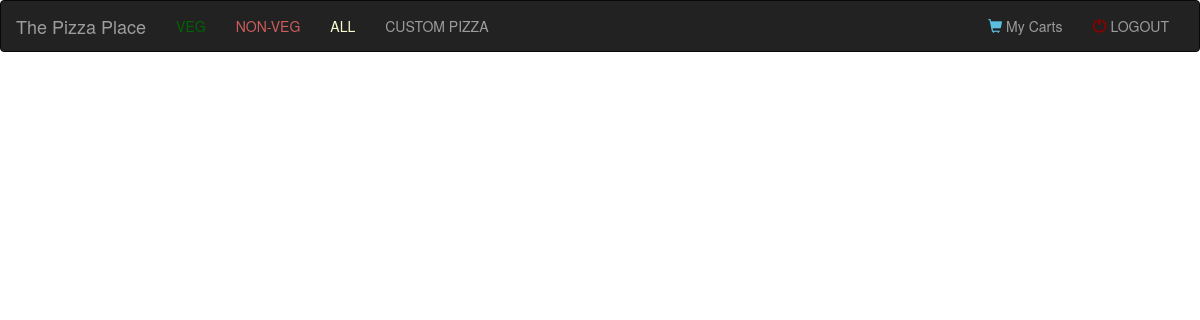
Before: /ordersite/orderhistory/ (signed in) with the older database file.
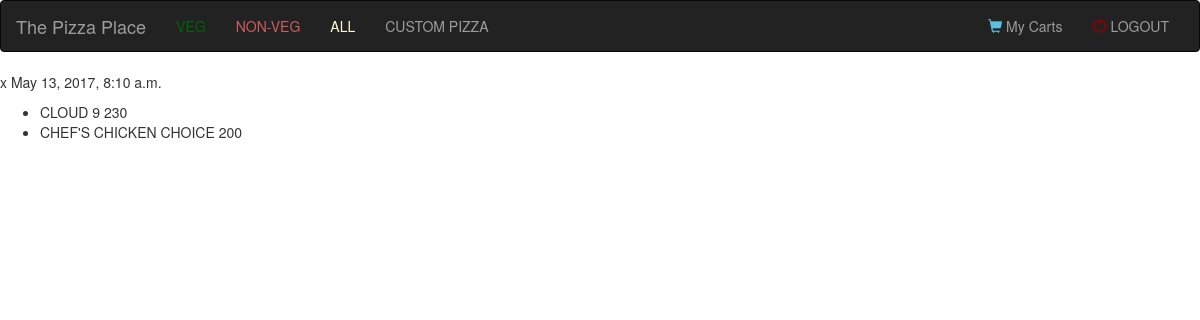
After: the same page with the newer database file.
### ordersite/models.py (models this page shows, shortened)
class Cart(models.Model):
    customer = models.ForeignKey(Customer)
    pizzas = models.ManyToManyField(Pizza, blank=True)
    last_modified = models.DateTimeField(auto_now=True)

class Pizza(models.Model):
    name = models.CharField(max_length=50,blank=False)
    cost = models.IntegerField(blank=True, default=0)
    toppings = models.ManyToManyField(Topping, blank=True)
    vegetarian = models.BooleanField(blank=True, default=True)
    custom = models.BooleanField(default=True)
    customer = models.ForeignKey(Customer, null=True)

### ordersite/views.py (the view)
class Orderhistory(View):
    def get(self, request, *args, **kwargs):
        customer = Customer.objects.get(username=request.user.username)
        carts = customer.get_carts()
        context = {"carts": carts}
        return render(request, 'ordersite/Orderhistory.html', context=context)

### ordersite/models.py (called while the page is built)
    def get_carts(self):
        return self.cart_set.all()

### ordersite/templates/ordersite/Orderhistory.html
{% extends 'ordersite/base.html' %}
{% block con %}
{% for cart in carts %}
     <p>{{cart.customer}} {{cart.last_modified}}</p>
     <p>
         <ul>
        {% for pizza in cart.pizzas.all %}
         <li>{{pizza.name}} {{pizza.cost}}</li>
         {% endfor %}
        </ul>
     </p>
{% endfor %}
{% endblock con %}

Changed rows visible on the page:
added Cart: customer "x", last_modified "May 13, 2017, 8:10 a.m."
now on this page (row unchanged): Pizza: name "CLOUD 9", cost "230"
now on this page (row unchanged): Pizza: name "CHEF'S CHICKEN CHOICE", cost "200"
